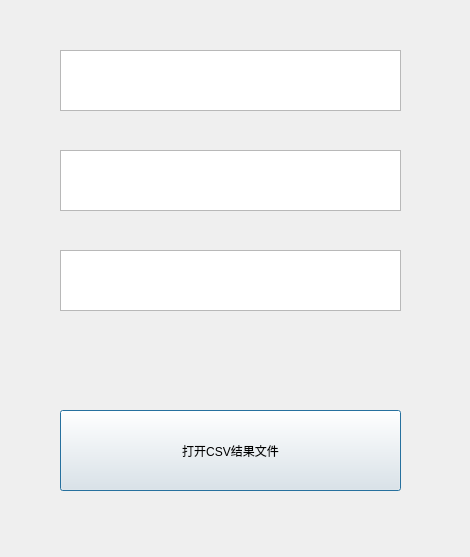
<?xml version="1.0" encoding="UTF-8"?>
<ui version="4.0">
 <class>Dialog_CSV_Data_Result</class>
 <widget class="QDialog" name="Dialog_CSV_Data_Result">
  <property name="geometry">
   <rect>
    <x>0</x>
    <y>0</y>
    <width>470</width>
    <height>557</height>
   </rect>
  </property>
  <property name="windowTitle">
   <string>CSV数据处理结果</string>
  </property>
  <widget class="QTextEdit" name="textEdit_color_test_result">
   <property name="geometry">
    <rect>
     <x>60</x>
     <y>50</y>
     <width>341</width>
     <height>61</height>
    </rect>
   </property>
  </widget>
  <widget class="QPushButton" name="pushButton_open_csv_result_file">
   <property name="geometry">
    <rect>
     <x>60</x>
     <y>410</y>
     <width>341</width>
     <height>81</height>
    </rect>
   </property>
   <property name="text">
    <string>打开CSV结果文件</string>
   </property>
  </widget>
  <widget class="QTextEdit" name="textEdit_2_step_test_result">
   <property name="geometry">
    <rect>
     <x>60</x>
     <y>150</y>
     <width>341</width>
     <height>61</height>
    </rect>
   </property>
  </widget>
  <widget class="QTextEdit" name="textEdit_3_shading_test_result">
   <property name="geometry">
    <rect>
     <x>60</x>
     <y>250</y>
     <width>341</width>
     <height>61</height>
    </rect>
   </property>
  </widget>
 </widget>
 <resources/>
 <connections/>
</ui>
